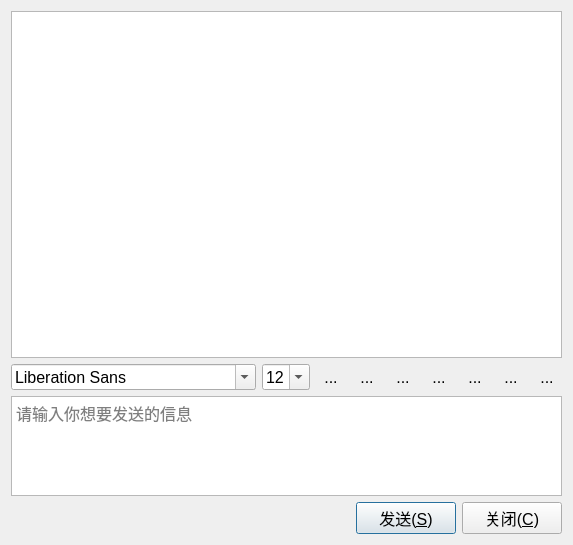
<?xml version="1.0" encoding="UTF-8"?>
<ui version="4.0">
 <class>chat</class>
 <widget class="QDialog" name="chat">
  <property name="geometry">
   <rect>
    <x>0</x>
    <y>0</y>
    <width>573</width>
    <height>545</height>
   </rect>
  </property>
  <property name="font">
   <font>
    <pointsize>12</pointsize>
   </font>
  </property>
  <property name="windowTitle">
   <string>Dialog</string>
  </property>
  <property name="windowIcon">
   <iconset resource="images.qrc">
    <normaloff>:/images/other</normaloff>:/images/other</iconset>
  </property>
  <layout class="QGridLayout" name="gridLayout">
   <item row="0" column="0">
    <layout class="QVBoxLayout" name="verticalLayout">
     <property name="spacing">
      <number>6</number>
     </property>
     <property name="sizeConstraint">
      <enum>QLayout::SetDefaultConstraint</enum>
     </property>
     <item>
      <widget class="QTextBrowser" name="textBrowser">
       <property name="font">
        <font>
         <pointsize>-1</pointsize>
        </font>
       </property>
       <property name="styleSheet">
        <string notr="true">font-size: 16px;</string>
       </property>
      </widget>
     </item>
     <item>
      <layout class="QHBoxLayout" name="horizontalLayout">
       <item>
        <widget class="QFontComboBox" name="font">
         <property name="sizePolicy">
          <sizepolicy hsizetype="Fixed" vsizetype="Fixed">
           <horstretch>0</horstretch>
           <verstretch>0</verstretch>
          </sizepolicy>
         </property>
         <property name="minimumSize">
          <size>
           <width>1</width>
           <height>25</height>
          </size>
         </property>
        </widget>
       </item>
       <item>
        <widget class="QComboBox" name="fontSize">
         <property name="sizePolicy">
          <sizepolicy hsizetype="Fixed" vsizetype="Maximum">
           <horstretch>0</horstretch>
           <verstretch>0</verstretch>
          </sizepolicy>
         </property>
         <property name="minimumSize">
          <size>
           <width>0</width>
           <height>25</height>
          </size>
         </property>
         <property name="editable">
          <bool>true</bool>
         </property>
         <property name="currentIndex">
          <number>3</number>
         </property>
         <item>
          <property name="text">
           <string>9</string>
          </property>
         </item>
         <item>
          <property name="text">
           <string>10</string>
          </property>
         </item>
         <item>
          <property name="text">
           <string>11</string>
          </property>
         </item>
         <item>
          <property name="text">
           <string>12</string>
          </property>
         </item>
         <item>
          <property name="text">
           <string>13</string>
          </property>
         </item>
         <item>
          <property name="text">
           <string>14</string>
          </property>
         </item>
         <item>
          <property name="text">
           <string>15</string>
          </property>
         </item>
         <item>
          <property name="text">
           <string>16</string>
          </property>
         </item>
         <item>
          <property name="text">
           <string>17</string>
          </property>
         </item>
         <item>
          <property name="text">
           <string>18</string>
          </property>
         </item>
         <item>
          <property name="text">
           <string>19</string>
          </property>
         </item>
         <item>
          <property name="text">
           <string>20</string>
          </property>
         </item>
         <item>
          <property name="text">
           <string>21</string>
          </property>
         </item>
         <item>
          <property name="text">
           <string>22</string>
          </property>
         </item>
        </widget>
       </item>
       <item>
        <widget class="QToolButton" name="textbold">
         <property name="toolTip">
          <string>加粗</string>
         </property>
         <property name="autoFillBackground">
          <bool>false</bool>
         </property>
         <property name="text">
          <string>...</string>
         </property>
         <property name="icon">
          <iconset resource="images.qrc">
           <normaloff>:/images/tb</normaloff>:/images/tb</iconset>
         </property>
         <property name="iconSize">
          <size>
           <width>24</width>
           <height>24</height>
          </size>
         </property>
         <property name="checkable">
          <bool>true</bool>
         </property>
         <property name="autoRaise">
          <bool>true</bool>
         </property>
        </widget>
       </item>
       <item>
        <widget class="QToolButton" name="textitalic">
         <property name="toolTip">
          <string>倾斜</string>
         </property>
         <property name="autoFillBackground">
          <bool>false</bool>
         </property>
         <property name="text">
          <string>...</string>
         </property>
         <property name="icon">
          <iconset resource="images.qrc">
           <normaloff>:/images/ti</normaloff>:/images/ti</iconset>
         </property>
         <property name="iconSize">
          <size>
           <width>24</width>
           <height>24</height>
          </size>
         </property>
         <property name="checkable">
          <bool>true</bool>
         </property>
         <property name="autoRaise">
          <bool>true</bool>
         </property>
        </widget>
       </item>
       <item>
        <widget class="QToolButton" name="textUnderline">
         <property name="toolTip">
          <string>下划线</string>
         </property>
         <property name="autoFillBackground">
          <bool>false</bool>
         </property>
         <property name="text">
          <string>...</string>
         </property>
         <property name="icon">
          <iconset resource="images.qrc">
           <normaloff>:/images/tu</normaloff>:/images/tu</iconset>
         </property>
         <property name="iconSize">
          <size>
           <width>24</width>
           <height>24</height>
          </size>
         </property>
         <property name="checkable">
          <bool>true</bool>
         </property>
         <property name="autoRaise">
          <bool>true</bool>
         </property>
        </widget>
       </item>
       <item>
        <widget class="QToolButton" name="textcolor">
         <property name="toolTip">
          <string>字体颜色</string>
         </property>
         <property name="autoFillBackground">
          <bool>false</bool>
         </property>
         <property name="text">
          <string>...</string>
         </property>
         <property name="icon">
          <iconset resource="images.qrc">
           <normaloff>:/images/tc</normaloff>:/images/tc</iconset>
         </property>
         <property name="iconSize">
          <size>
           <width>24</width>
           <height>24</height>
          </size>
         </property>
         <property name="checkable">
          <bool>false</bool>
         </property>
         <property name="autoRaise">
          <bool>true</bool>
         </property>
        </widget>
       </item>
       <item>
        <widget class="QToolButton" name="sendfile">
         <property name="toolTip">
          <string>传送文件</string>
         </property>
         <property name="autoFillBackground">
          <bool>false</bool>
         </property>
         <property name="text">
          <string>...</string>
         </property>
         <property name="icon">
          <iconset resource="images.qrc">
           <normaloff>:/images/fo</normaloff>:/images/fo</iconset>
         </property>
         <property name="iconSize">
          <size>
           <width>24</width>
           <height>24</height>
          </size>
         </property>
         <property name="checkable">
          <bool>false</bool>
         </property>
         <property name="autoRaise">
          <bool>true</bool>
         </property>
        </widget>
       </item>
       <item>
        <widget class="QToolButton" name="save">
         <property name="toolTip">
          <string>保存聊天记录</string>
         </property>
         <property name="autoFillBackground">
          <bool>false</bool>
         </property>
         <property name="text">
          <string>...</string>
         </property>
         <property name="icon">
          <iconset resource="images.qrc">
           <normaloff>:/images/fs</normaloff>:/images/fs</iconset>
         </property>
         <property name="iconSize">
          <size>
           <width>24</width>
           <height>24</height>
          </size>
         </property>
         <property name="checkable">
          <bool>false</bool>
         </property>
         <property name="autoRaise">
          <bool>true</bool>
         </property>
        </widget>
       </item>
       <item>
        <widget class="QToolButton" name="clear">
         <property name="toolTip">
          <string>清空聊天记录</string>
         </property>
         <property name="autoFillBackground">
          <bool>false</bool>
         </property>
         <property name="text">
          <string>...</string>
         </property>
         <property name="icon">
          <iconset resource="images.qrc">
           <normaloff>:/images/del</normaloff>:/images/del</iconset>
         </property>
         <property name="iconSize">
          <size>
           <width>24</width>
           <height>24</height>
          </size>
         </property>
         <property name="checkable">
          <bool>false</bool>
         </property>
         <property name="autoRaise">
          <bool>true</bool>
         </property>
        </widget>
       </item>
      </layout>
     </item>
     <item>
      <widget class="QTextEdit" name="textEdit">
       <property name="sizePolicy">
        <sizepolicy hsizetype="Expanding" vsizetype="Maximum">
         <horstretch>0</horstretch>
         <verstretch>1</verstretch>
        </sizepolicy>
       </property>
       <property name="maximumSize">
        <size>
         <width>16777215</width>
         <height>100</height>
        </size>
       </property>
       <property name="sizeIncrement">
        <size>
         <width>0</width>
         <height>0</height>
        </size>
       </property>
       <property name="baseSize">
        <size>
         <width>0</width>
         <height>60</height>
        </size>
       </property>
       <property name="font">
        <font>
         <family>宋体</family>
         <pointsize>12</pointsize>
        </font>
       </property>
       <property name="html">
        <string>&lt;!DOCTYPE HTML PUBLIC &quot;-//W3C//DTD HTML 4.0//EN&quot; &quot;http://www.w3.org/TR/REC-html40/strict.dtd&quot;&gt;
&lt;html&gt;&lt;head&gt;&lt;meta name=&quot;qrichtext&quot; content=&quot;1&quot; /&gt;&lt;style type=&quot;text/css&quot;&gt;
p, li { white-space: pre-wrap; }
&lt;/style&gt;&lt;/head&gt;&lt;body style=&quot; font-family:'宋体'; font-size:12pt; font-weight:400; font-style:normal;&quot;&gt;
&lt;p style=&quot;-qt-paragraph-type:empty; margin-top:0px; margin-bottom:0px; margin-left:0px; margin-right:0px; -qt-block-indent:0; text-indent:0px;&quot;&gt;&lt;br /&gt;&lt;/p&gt;&lt;/body&gt;&lt;/html&gt;</string>
       </property>
       <property name="placeholderText">
        <string>请输入你想要发送的信息</string>
       </property>
      </widget>
     </item>
     <item>
      <layout class="QHBoxLayout" name="horizontalLayout_2">
       <item>
        <spacer name="horizontalSpacer">
         <property name="orientation">
          <enum>Qt::Horizontal</enum>
         </property>
         <property name="sizeHint" stdset="0">
          <size>
           <width>40</width>
           <height>20</height>
          </size>
         </property>
        </spacer>
       </item>
       <item>
        <widget class="QPushButton" name="send">
         <property name="minimumSize">
          <size>
           <width>100</width>
           <height>25</height>
          </size>
         </property>
         <property name="text">
          <string>发送(&amp;S)</string>
         </property>
        </widget>
       </item>
       <item>
        <widget class="QPushButton" name="close">
         <property name="minimumSize">
          <size>
           <width>100</width>
           <height>25</height>
          </size>
         </property>
         <property name="text">
          <string>关闭(&amp;C)</string>
         </property>
        </widget>
       </item>
      </layout>
     </item>
    </layout>
   </item>
  </layout>
 </widget>
 <tabstops>
  <tabstop>textEdit</tabstop>
  <tabstop>font</tabstop>
  <tabstop>fontSize</tabstop>
  <tabstop>textbold</tabstop>
  <tabstop>textitalic</tabstop>
  <tabstop>textUnderline</tabstop>
  <tabstop>textcolor</tabstop>
  <tabstop>sendfile</tabstop>
  <tabstop>save</tabstop>
  <tabstop>clear</tabstop>
  <tabstop>send</tabstop>
  <tabstop>textBrowser</tabstop>
  <tabstop>close</tabstop>
 </tabstops>
 <resources>
  <include location="images.qrc"/>
 </resources>
 <connections/>
</ui>
